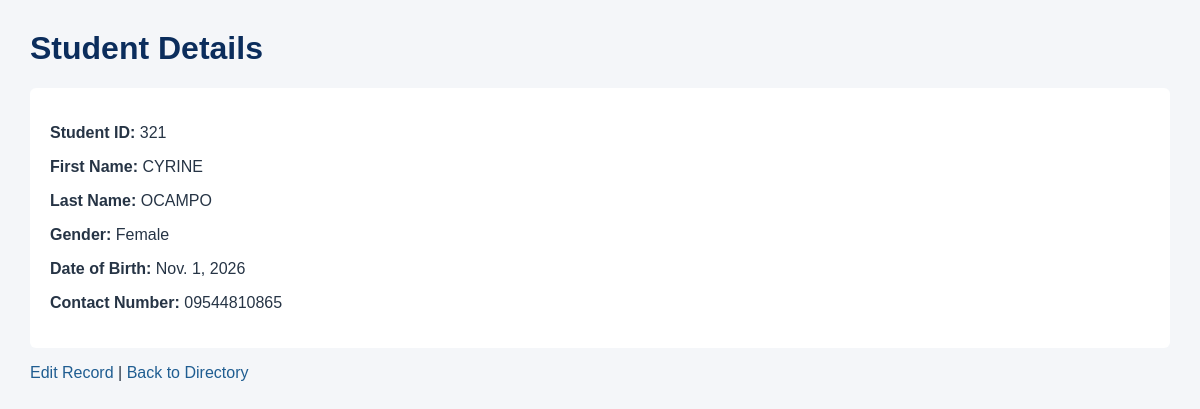
The page /registration/students/5/ (signed in) on the database its author committed.
### registration/models.py (models this page shows, shortened)
class Student(models.Model):
    GENDER_CHOICES = [
        ('Male', 'Male'),
        ('Female', 'Female'),
    ]
    student_id = models.CharField(max_length=20, unique=True)
    first_name = models.CharField(max_length=100)
    last_name = models.CharField(max_length=100)
    gender = models.CharField(max_length=10, choices=GENDER_CHOICES)
    date_of_birth = models.DateField()
    contact_no = models.CharField(max_length=20)

### registration/views.py (the view)
# urls.py: path('students/<int:pk>/', views.student_detail, name='student_detail'),
@user_passes_test(staff_check, login_url='login')
def student_detail(request, pk):
    student = get_object_or_404(Student, pk=pk)
    return render(
        request,
        'registration/student_detail.html',
        {'student': student},
    )

### registration/views.py (called while the page is built)
def staff_check(user):
    return user.is_authenticated and user.is_staff

### registration/templates/registration/student_detail.html (shortened to what this page needs)
{% load static %}
<!DOCTYPE html>
<html lang="en">
<head>
    <link rel="stylesheet" href="{% static 'registration/style.css' %}">
</head>
<body>
    <h1>Student Details</h1>
    <div class="student-details">
        <p><strong>Student ID:</strong> {{ student.student_id }}</p>
        <p><strong>First Name:</strong> {{ student.first_name }}</p>
        <p><strong>Last Name:</strong> {{ student.last_name }}</p>
        <p><strong>Gender:</strong> {{ student.gender }}</p>
        <p><strong>Date of Birth:</strong> {{ student.date_of_birth }}</p>
        <p><strong>Contact Number:</strong> {{ student.contact_no }}</p>
    </div>
    <p>
        <a href="{% url 'student_update' student.pk %}">Edit Record</a>
        |
        <a href="{% url 'student_list' %}">Back to Directory</a>
    </p>
</body>
</html>

### registration/static/registration/style.css (style rules this page uses)
body { font-family: Arial, sans-serif; background: #f4f6f9; color: #263445; margin: 30px; }
h1 { color: #0b2d5c; }
a { color: #1f5d91; text-decoration: none; }
.student-details { background: #ffffff; padding: 20px; border-radius: 6px; }

### rows shown on the page
Student: student_id "321", first_name "CYRINE", last_name "OCAMPO", gender "Female", date_of_birth "Nov. 1, 2026", contact_no "09544810865"
